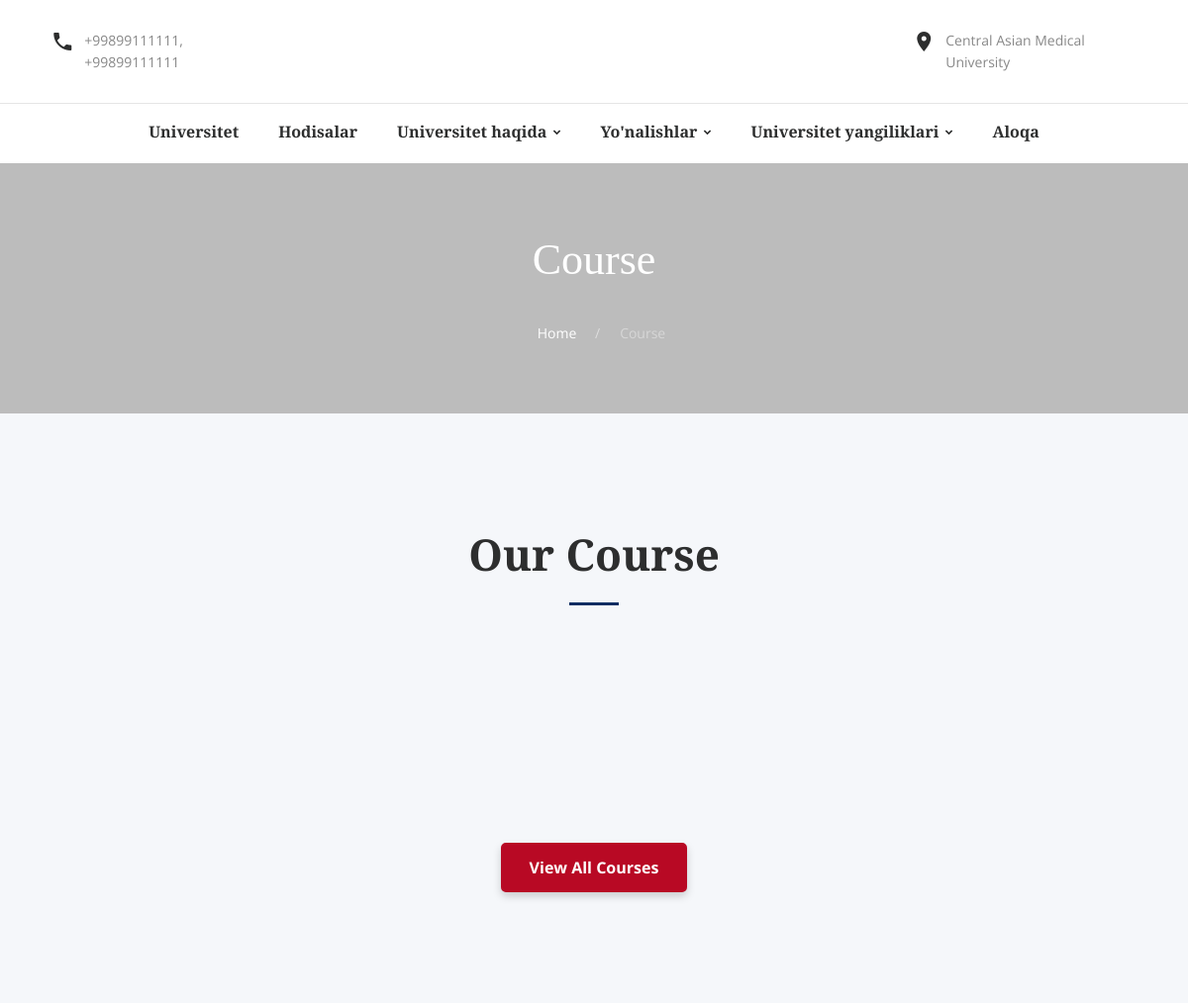
The app's page /courses/ (upper part), older data.
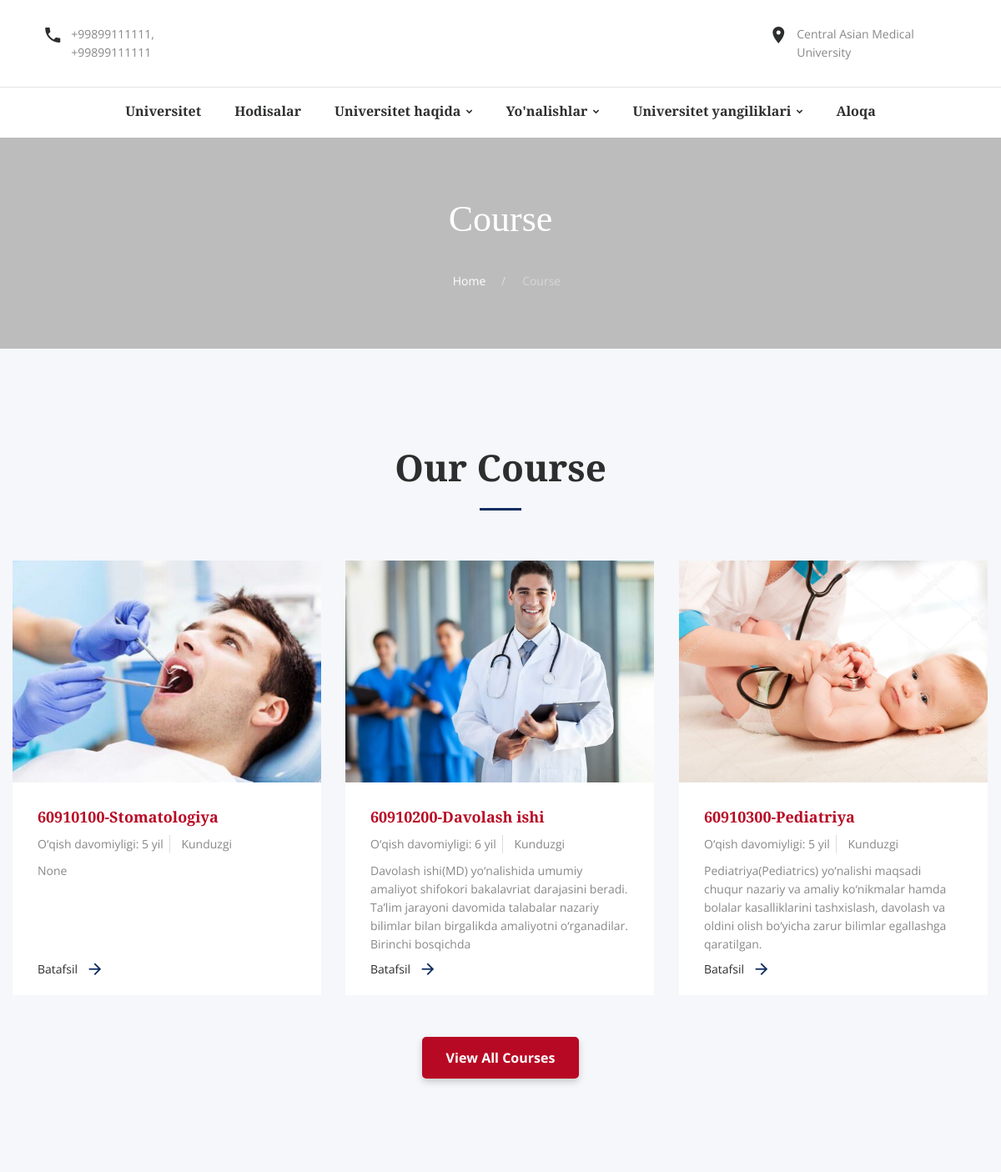
The same page, newer data.
### app/models.py (models this page shows, shortened)
class Course(models.Model):
    image = models.ImageField(upload_to="static/db/news/")
    title = models.CharField(max_length=200, blank=True, null=True)
    subtitle = models.CharField(max_length=200, blank=True, null=True)
    course_type = models.CharField(max_length=200, blank=True, null=True)
    body = HTMLField(blank=True, null=True)
    duration = models.IntegerField()
    slug = models.SlugField(blank=True, null=False, unique=True)

### app/views.py (the view)
# urls.py: path('courses/', views.courses, name="courses"),
def courses(request):
    courses = Course.objects.all()
    context = {"courses": courses}
    return render(request, "course-grid.html", context)

### templates/course-grid.html (shortened to what this page needs)
{% extends 'base.html' %}
{% load static %}
{% block content  %}
<section class="section breadcrumb-modern context-dark parallax-container" data-parallax-img="images/parallax-03.jpg">
    <div class="parallax-content section-30 section-sm-70">
        <div class="shell">
            <h2 class="veil reveal-sm-block">Course</h2>
            <div class="offset-sm-top-35">
                <ul class="list-inline list-inline-lg list-inline-dashed p">
                    <li><a href="{% url 'home' %}">Home</a></li>
                    <li>Course</li>
                </ul>
            </div>
        </div>
    </div>
</section>
<section class="section novi-background bg-cover section-70 section-md-114 bg-catskill">
    <div class="shell isotope-wrap">
        <h2 class="text-bold">Our&nbsp;Course</h2>
        <hr class="divider bg-madison">
        <div class="row range-30 isotope offset-top-60 text-left">
            {% for course in courses %}
            <div class="col-xs-12 col-sm-6 col-md-4 isotope-item">
                <article class="post-course"><a href="{% url 'course_details' slug=course.slug %}">
                    <div class="post-news__img">
                    <img class="img-responsive" src="/{{course.image}}" width="370" height="240" alt=""></a>
                    </div>
                    <div class="post-news-body post-news__relative">
                        <h6><a href="{% url 'course_details' slug=course.slug %}">{{ course.title }}</a></h6>
                        <div class="post_meta">
                            <ul>
                                <li>
                                    <p>O‘qish davomiyligi: {{ course.duration }} yil</p>
                                </li>
                                <li><a href="#">{{ course.course_type }}</a></li>
                            </ul>
                        </div>
                        <div class="offset-top-10">
                            <p>{{ course.subtitle }}</p>
                        </div>
                        <div class="post-course-meta offset-top-20 post-news__absolute"><span class="text-middle text-black"> <a class="courses-details__button" href="{% url 'course_details' slug=course.slug %}">Batafsil</span><span class="icon inset-left-10 novi-icon icon-xs text-middle text-madison mdi-arrow-right mdi"></span></a></div>
                    </div>
            </div>
            {% endfor %}
        </div>
        <div class="offset-top-50"><a class="btn btn-primary" href="grid-news.html">View All Courses</a></div>
    </div>
</section>
{% endblock %}

### templates/base.html (shortened to what this page needs)
{% load static %}
<!DOCTYPE html>
<html class="wide wow-animation scrollTo" lang="en">
<head>
    <link rel="stylesheet" href="{% static 'css/style.css' %}">
    <link rel="stylesheet" href="{% static 'css/novi.css' %}">
</head>
<body>
    <div class="page text-center">
    {% include 'nav.html' %}
    {% block content  %}{% endblock %}
</body>
</html>

### templates/nav.html (shortened to what this page needs)
{% load static %}
<header class="page-head">
    <div class="rd-navbar-wrap">
        <nav class="rd-navbar novi-background rd-navbar-center" data-layout="rd-navbar-fixed" data-sm-layout="rd-navbar-fixed" data-md-layout="rd-navbar-fixed" data-md-device-layout="rd-navbar-fixed" data-lg-layout="rd-navbar-static" data-lg-device-layout="rd-navbar-fixed" data-xl-layout="rd-navbar-static" data-xl-device-layout="rd-navbar-static" data-xxl-layout="rd-navbar-static" data-xxl-device-layout="rd-navbar-static" data-lg-stick-up-offset="220px" data-xl-stick-up-offset="220px" data-xxl-stick-up-offset="220px" data-lg-stick-up="true" data-xl-stick-up="true" data-xxl-stick-up="true">
            <div class="rd-navbar-inner">
                <div class="rd-navbar-panel"><button class="rd-navbar-toggle" data-rd-navbar-toggle=".rd-navbar, .rd-navbar-nav-wrap"></button>
                    <div class="rd-navbar-top-panel">
                        <div class="shell">
                            <div class="range range-10 range-md-center range-md-middle range-lg-around">
                                <div class="cell-md-3">
                                    <div class="unit unit-horizontal unit-top unit-spacing-xs">
                                        <div class="unit-left"><span class="icon novi-icon mdi mdi-phone text-middle"></span></div>
                                        <div class="unit-body"><a class="reveal-block" href="tel:#">+99899111111,</a><a href="tel:#">+99899111111</a></div>
                                    </div>
                                </div>
                                <div class="cell-md-3 text-center">
                                    <div class="rd-navbar-brand"><a class="reveal-inline-block" href="{% url 'home' %}"><img src="{% static 'images/logo.png' %}" alt="" width="" height="80"></a></div>
                                </div>
                                <div class="cell-md-3">
                                    <div class="inset-md-left-50">
                                        <div class="unit unit-horizontal unit-top unit-spacing-xs text-left">
                                            <div class="unit-left"><span class="icon novi-icon mdi mdi-map-marker text-middle"></span></div>
                                            <div class="unit-body"><a href="#">Central Asian Medical University
                                            </a></div>
                                        </div>
                                    </div>
                                </div>
                            </div>
                        </div>
                    </div>
                </div>
                <div class="rd-navbar-menu-wrap clearfix">
                    <div class="rd-navbar-nav-wrap">
                        <div class="rd-navbar-mobile-scroll">
                            <ul class="rd-navbar-nav">
                                <li><a href="{% url 'home' %}">Universitet</a></li>
                                <li class="rd-navbar-submenu"><a href="{% url 'events' %}">Hodisalar</a>
                                </li>
                                <li><a href="{% url 'about' %}">Universitet haqida</a>
                                </li>
                                <li class="rd-navbar--has-dropdown rd-navbar-submenu"><a href="{% url 'courses' %}">Yo'nalishlar</a>
                                </li>
                                <li class="rd-navbar--has-dropdown rd-navbar-submenu"><a href="{% url 'news' %}">Universitet yangiliklari</a>
                                </li>
                                <li><a href="{% url 'contact' %}">Aloqa</a></li>
                            </ul>
                        </div>
                    </div>
                </div>
            </div>
        </nav>
    </div>
</header>

### templates/footer.html (shortened to what this page needs)
{% load static %}

Row changes from the older to the newer data that the page shows:
added Course: image (picture), title "60910100-Stomatologiya", duration "5", course_type "Kunduzgi", subtitle "None"
added Course: image (picture), title "60910200-Davolash ishi", duration "6", course_type "Kunduzgi", subtitle "Davolash ishi(MD) yo‘nalishida umumiy amaliyot shifokori bakalavriat darajasini beradi. Ta’lim jarayoni davomida talabalar nazariy bilimlar bilan birgalikda amaliyotni o‘rganadilar. Birinchi bosqichda"
added Course: image (picture), title "60910300-Pediatriya", duration "5", course_type "Kunduzgi", subtitle "Pediatriya(Pediatrics) yo‘nalishi maqsadi chuqur nazariy va amaliy ko‘nikmalar hamda bolalar kasalliklarini tashxislash, davolash va oldini olish bo‘yicha zarur bilimlar egallashga qaratilgan."
